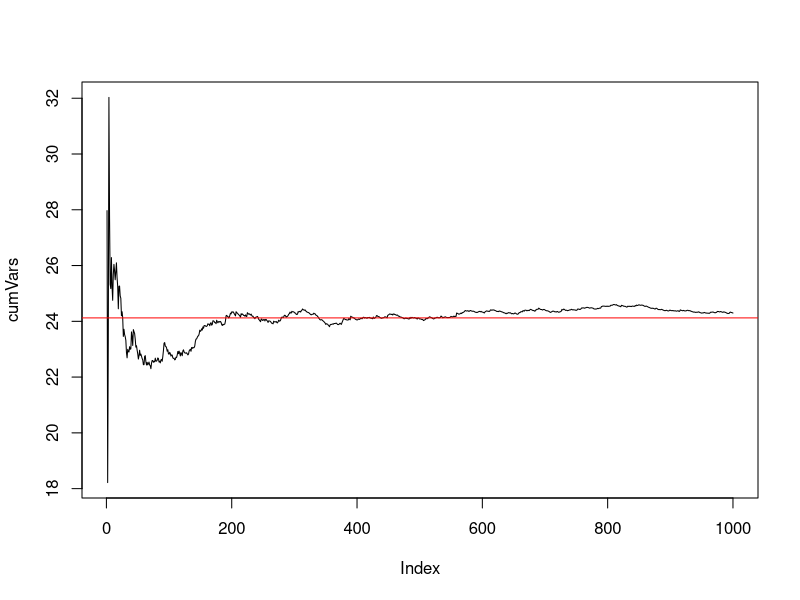
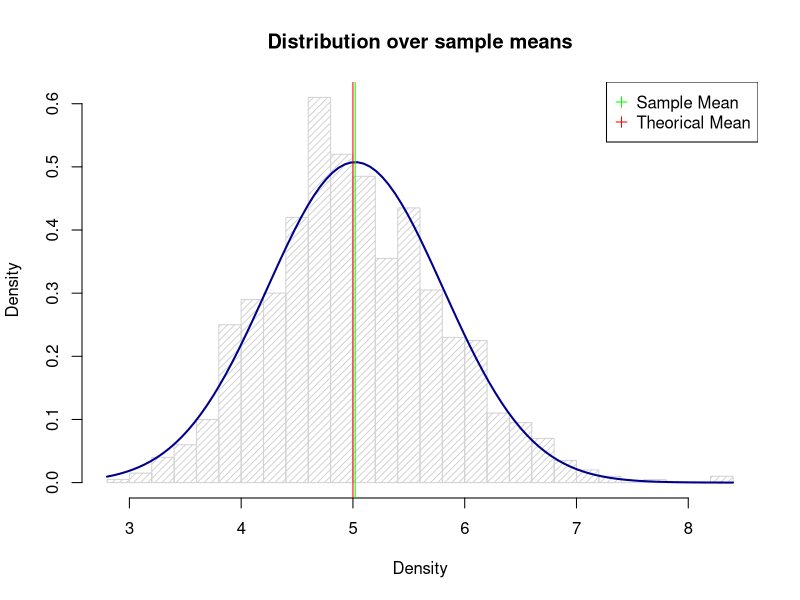

Here is the R script that generated these plots, in order:
## ---- chunk 1
set.seed(600)

n = 40
lambda = 0.2

mns = NULL
simulations <- 1000

meanRExp <- function(x){
  mean(rexp(n, lambda))
}

mns <- sapply(seq(1,simulations), meanRExp)
cumVar <- sapply(seq(1,simulations), function(x){var(rexp(n, lambda))})

## ---- chunk 2
summary(mns)
## ---- chunk 3
distMean <- mean(mns)
## ---- chunk 4
sampleSd <- sd(mns)
sampleSd
## ---- chunk 5
tVar = ((1/lambda) / sqrt(n) ) ^ 2
var(mns)
## ---- chunk 6
cumVars <- cumsum(cumVar)/(1:simulations)
meanCumVars <- mean(cumVars)
plot( cumVars, type = "l" )
abline(h = meanCumVars, col = "red" )
## ---- chunk 7

m<-mean(mns)
std<-sqrt(var(mns))

hist(mns, density=20, breaks=20, prob=TRUE,
         xlab="Density",  
         main="Distribution over sample means")
curve(dnorm(x, mean=m, sd=std),
          col="darkblue", lwd=2, add=TRUE, yaxt="n")
abline(v = 5, col="red")
abline(v = distMean, col = "green")    

legend("topright", pch = c(3,3) ,
        col = c("green", "red"),
        legend = c("Sample Mean", "Theorical Mean"))

